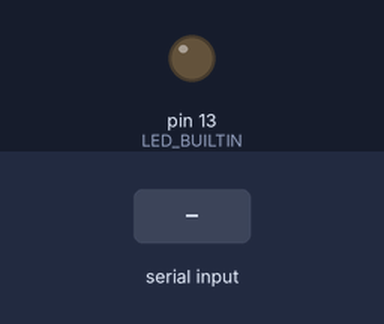
Recording of a sketch running on a simulated Arduino Mega 2560, built with avr-gcc and run on an emulated ATmega2560. On the bench: output pins drawn as LEDs (lit = HIGH). The inputs (shaded band) are chosen by the test bench.

Above: at 1.2 s.
1.3 s: "1" received over Serial
At 2.5 s:
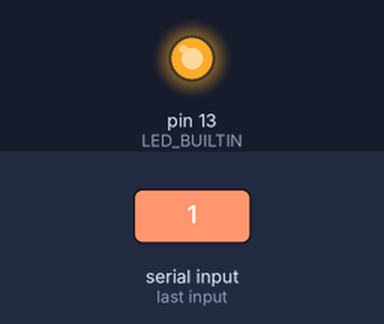
2.8 s: "0" received over Serial
At 3.6 s:
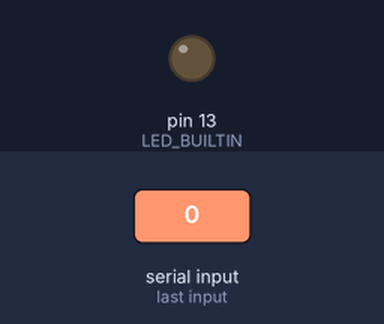
Timing chart, 0 to 5.8 s (numbered marks = the images above; inputs shaded):
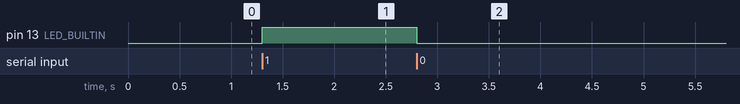

The sketch:

receivedatafromTD.ino
```cpp
/*
 Simple in connection from TouchDesigner to Arduino Mega
 Yuno Choi | AV&C

 How to send data from TouchDesigner:
 op('serial_arduino').send('1')
 op('serial_arduino').send('0')

 Be sure to turn off Active parameter in the TouchDesigner Serial In DAT
 while uploading new sketches to the board.  Otherwise uploading is disabled
 as the serial connection is in use.
*/

void setup() {
  // start serial port at 9600 bps:
  Serial.begin(9600);
  pinMode(LED_BUILTIN, OUTPUT);
}

void loop() {
  // monitor incoming bytes.
  // in the case of '1' or '0' set LED output accordingly
  if (Serial.available())
  {
    char c = Serial.read();
    if (c == '1'){
      digitalWrite(LED_BUILTIN, 1);  // turn on
      //Serial.print(c);
    }
    else if (c == '0'){
      digitalWrite(LED_BUILTIN, 0);  // turn off
    }
  }
}
```

Measured:
- after the input at 1.3 s, pin 13 (LED_BUILTIN): LOW → HIGH at once
- after the input at 2.8 s, pin 13 (LED_BUILTIN): HIGH → LOW at once
